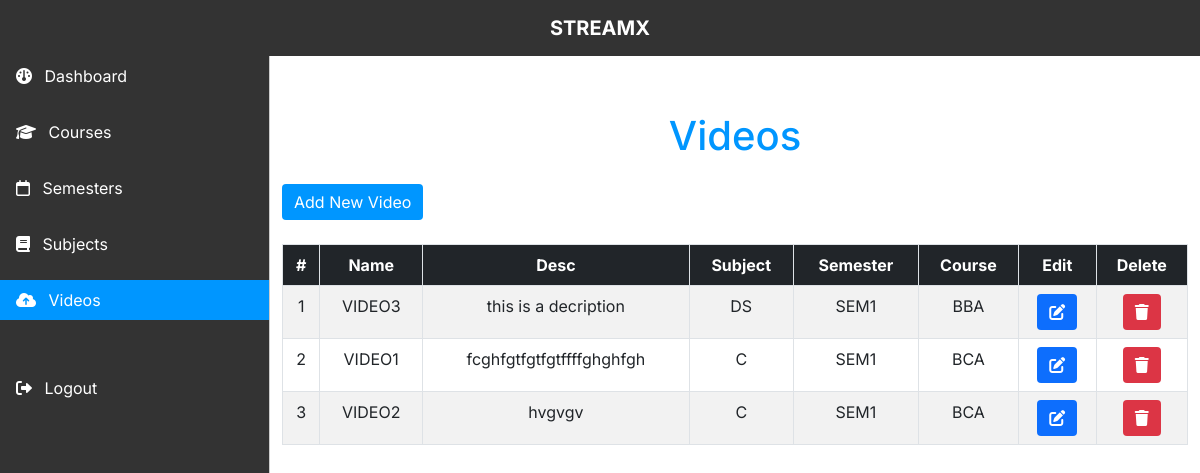
Page /Admin/videos.php (signed in) on the committed database.
### tables this page shows
CREATE TABLE `video` (
  `id` int(11) NOT NULL,
  `img_path` varchar(255) NOT NULL,
  `video_path` varchar(255) NOT NULL,
  `video` varchar(50) NOT NULL,
  `description` varchar(255) NOT NULL,
  `subject_id` int(11) NOT NULL,
  `status` tinyint(4) NOT NULL DEFAULT 1
);

CREATE TABLE `subject` (
  `id` int(11) NOT NULL,
  `img_path` varchar(255) NOT NULL,
  `subject` varchar(50) NOT NULL,
  `semester_id` int(11) NOT NULL,
  `status` tinyint(4) NOT NULL DEFAULT 1
);

CREATE TABLE `semester` (
  `id` int(11) NOT NULL,
  `img_path` varchar(255) NOT NULL,
  `semester` varchar(20) NOT NULL,
  `course_id` int(11) NOT NULL,
  `status` tinyint(4) NOT NULL DEFAULT 1
);

CREATE TABLE `course` (
  `id` int(11) NOT NULL,
  `img_path` varchar(255) NOT NULL,
  `course` varchar(255) NOT NULL,
  `status` tinyint(4) NOT NULL DEFAULT 1
);

### Admin/Includes/videoPage.inc.php (the view, shortened to what this page needs)
<?php
include_once('conn.php');
?>
<div id="video-page" class="py-5">
    <h1 class="text-center mb-4 theme-color">Videos</h1>
    <a href="./php/addNewVideoPage.php" class="btn btn-primary bg-theme-color border-0 mb-4">Add New Video</a>
    <div class="table-container table-responsive">
        <table class="table bg-white table-striped table-hover table-bordered text-center">
            <thead class="bg-dark text-white">
                <tr>
                    <th scope="col">#</th>
                    <th scope="col">Name</th>
                    <th scope="col">Desc</th>
                    <th scope="col">Subject</th>
                    <th scope="col">Semester</th>
                    <th scope="col">Course</th>
                    <th scope="col">Edit</th>
                    <th scope="col">Delete</th>
                </tr>
            </thead>
            <tbody>
                <?php
                $select_query = "SELECT video.id,
                                video.video,
                                video.description,
                                video.subject_id,
                                subject.subject,
                                subject.semester_id,
                                semester.semester,
                                semester.course_id,
                                course.course
                                FROM video
                                JOIN subject ON video.subject_id = subject.id
                                JOIN semester ON subject.semester_id = semester.id
                                JOIN course ON course.id = semester.course_id
                                ORDER by subject.id DESC
                            ";
                $select_query_run = mysqli_query($conn, $select_query);
                if (mysqli_num_rows($select_query_run) > 0) {
                    $cnt = 1;
                    while ($result_array = mysqli_fetch_assoc($select_query_run)) {
                        ?>
                        <tr>
                            <td>
                                <?= $cnt++ ?>
                            </td>
                            <td>
                                <?= $result_array['video'] ?>
                            </td>
                            <td>
                                <?= $result_array['description'] ?>
                            </td>
                            <td>
                                <?= $result_array['subject'] ?>
                            </td>
                            <td>
                                <?= $result_array['semester'] ?>
                            </td>
                            <td>
                                <?= $result_array['course'] ?>
                            </td>
                            <td>
                                <a href="./php/editVideoPage.php?video=<?= $result_array['video'] ?>&desc=<?= $result_array['description'] ?>&videoId=<?= $result_array['id'] ?>&subject=<?= $result_array['subject'] ?>&subjectId=<?= $result_array['subject_id'] ?>&semester=<?= $result_array['semester'] ?>&semesterId=<?= $result_array['semester_id'] ?>&course=<?= $result_array['course'] ?>&courseId=<?= $result_array['course_id'] ?>"
                                    name="edit-btn" class="btn btn-primary border-0">
                                    <i class="fa-solid fa-pen-to-square"></i>
                                </a>
                            </td>
                            <td><a onclick="deleteVideo(<?= $result_array['id'] ?>)" class="btn btn-danger border-0">
                                    <i class="fa-solid fa-trash"></i>
                                </a>
                            </td>
                        </tr>
                    <?php }
                } else { ?>
                    <td colspan="8">No Videos found</td>
                    <?php
                }
                ?>
            </tbody>
        </table>
    </div>
</div>

### Admin/css/utility_classes.css (style rules this page uses)
.bg-theme-color { background-color: #0096FF; color: #fff; }
.theme-color { color: #0096FF; }

### Admin/css/style.css (style rules this page uses)
body, button { font-family: "Inter", sans-serif; }
:root { --offcanvas-width: 270px; --topNavbarHeight: 56px; }
@media (min-width: 992px) { body { overflow: auto !important; } }

### rows in the picture
video: video "VIDEO3", description "this is a decription", subject.subject "DS", semester.semester "SEM1", course.course "BBA"
video: video "VIDEO1", description "fcghfgtfgtfgtffffghghfgh", subject.subject "C", semester.semester "SEM1", course.course "BCA"
video: video "VIDEO2", description "hvgvgv", subject.subject "C", semester.semester "SEM1", course.course "BCA"
